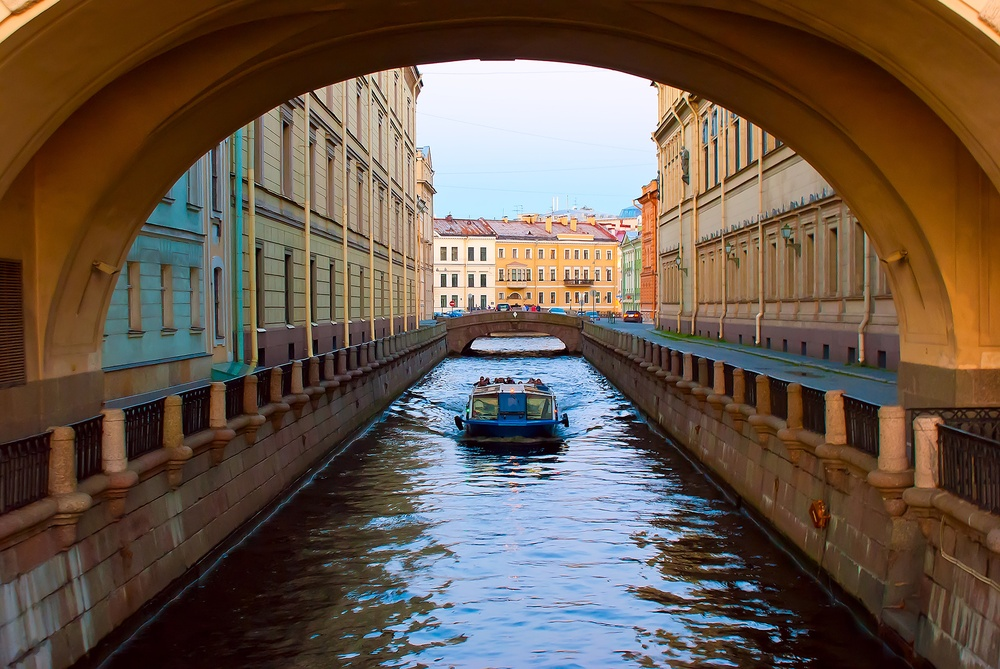
//> input picture OI-Lab1/image_1.jpg, 1000 x 669 px, shrunk from 2048 x 1371 before the run; the run also reads 1 picture not shown here
$ ./Source   (built with g++ and OpenCV 4)
//> lines starting //> are read from the running program, lines starting //| are printed output that depends on the picture
#include <iostream>
#include <string>
#include <iomanip>
#include <sstream>
#include <clocale>
#include <opencv2/highgui/highgui_c.h>
#include <opencv2/core/core.hpp>
#include <opencv2/imgproc/imgproc.hpp>
#include <opencv2/highgui/highgui.hpp>
#include <opencv2/videoio.hpp>
using namespace std;
using namespace cv;

double calcMse(const Mat& im1, const Mat& im2);
double getPSNR(const Mat& I1, const Mat& I2);
Mat gray_Conv(Mat& res_Mat);
Mat bgrToHsv(Mat& myBgr);
Mat hsvToBgr(Mat& myHsv);
Mat ChangeBrightness(Mat& img, int value);

int main(int argc, char* argv[]) {
	const Mat image_Ref = imread("image_1.jpg");
//> image_Ref is the input picture: 669 rows x 1000 cols, CV_8UC3; mean B, G, R 75, 88.1, 104.6
	Mat image_Without_Ref = imread("image_2.jpg");
	const Mat both_Image;


	namedWindow("DEFAULT_PICTURES");
	imshow("DEFAULT_PICTURES", image_Ref);
	waitKey(0);
	cvDestroyWindow("DEFAULT_PICTURES");

	namedWindow("MY_BGR_TO_GRAY");
	Mat res_1;
	image_Ref.copyTo(res_1);
	long double t1_my_gray = clock();
	Mat res = gray_Conv(res_1);
//> after the loop in gray_Conv, `for (int i = 0; i < res_Mat.rows; i++)`:
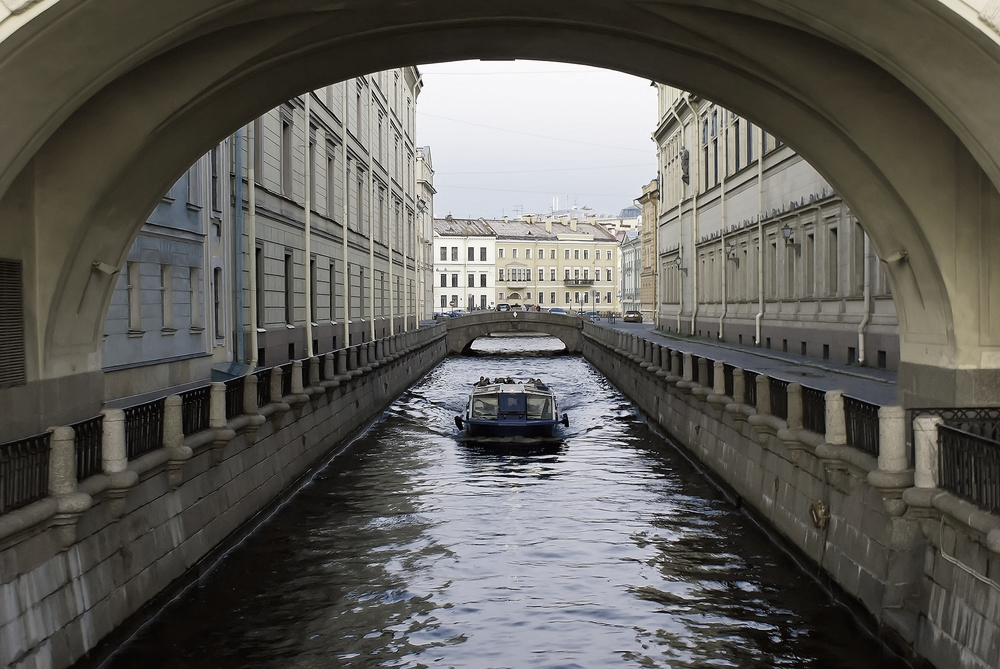
//> res_Mat: 669 rows x 1000 cols, CV_8UC3; mean B, G, R 88.9, 93.5, 95.4
	long double t2_my_gray = clock();
	t2_my_gray -= t1_my_gray;
	cout << "Clock_of_MY_BGR_TO_GRAY: " << setprecision(15) << t2_my_gray / CLOCKS_PER_SEC << endl;
	imshow("MY_BGR_TO_GRAY", res);
	waitKey(0);
	cvDestroyWindow("MY_BGR_TO_GRAY");

	namedWindow("BGR_TO_GRAY");
	Mat gray_image;
	Mat gray_image_2;
	long double t1_cv_gray = clock();
	cvtColor(image_Ref, gray_image, COLOR_BGR2GRAY);
	long double t2_cv_gray = clock();
	cvtColor(gray_image, gray_image_2, COLOR_GRAY2BGR);
	t2_cv_gray -= t1_cv_gray;
	cout << "Clock_of_CV_BGR_TO_GRAY: " << setprecision(15) << t2_cv_gray / CLOCKS_PER_SEC << endl;
	imshow("BGR_TO_GRAY", gray_image_2);
	waitKey(0);
	cvDestroyWindow("BGR_TO_GRAY");

	namedWindow("MY_BGR_TO_HSV");
	Mat myBgrToHsv;
	Mat res_2; image_Ref.copyTo(res_2);
	long double t1_my_bgr2hsv = clock();
	myBgrToHsv = bgrToHsv(res_2);
//> in bgrToHsv, `myBgr.forEach<Vec3b>([](Vec3b& p, const int* pos) { int b = p[0]; int ..`:
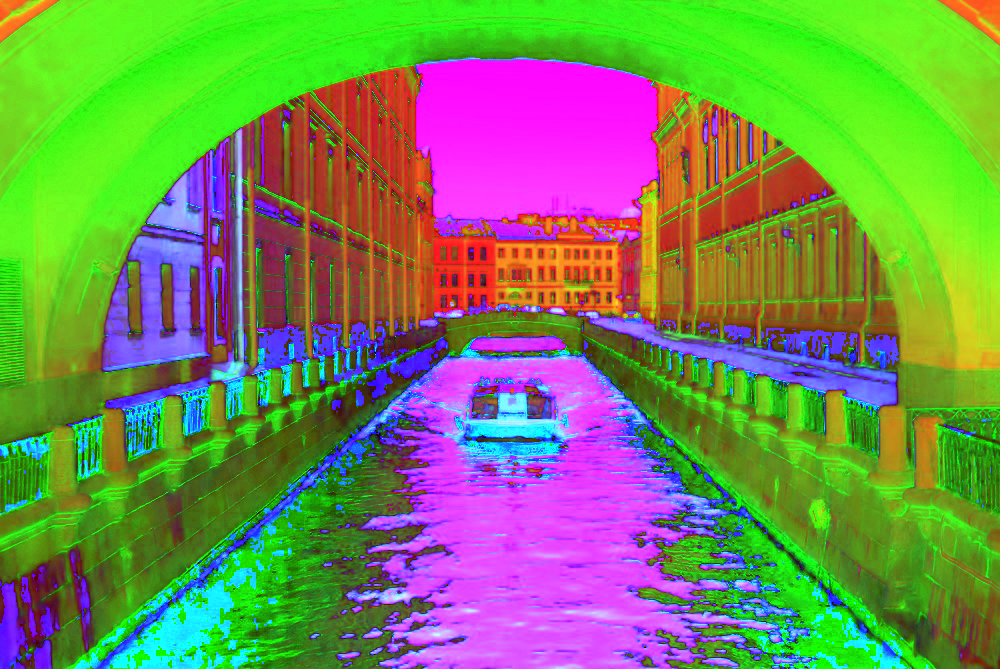
//> myBgr: 669 rows x 1000 cols, CV_8UC3; mean B, G, R 88.6, 139.2, 115.9
	long double t2_my_bgr2hsv = clock();
	t2_my_bgr2hsv -= t1_my_bgr2hsv;
	cout << "Clock_of_MY_BGR_TO_HSV: " << setprecision(15) << t2_my_bgr2hsv / CLOCKS_PER_SEC << endl;
	imshow("MY_BGR_TO_HSV", myBgrToHsv);
	waitKey(0);
	cvDestroyWindow("MY_BGR_TO_HSV");

	namedWindow("MY_HSV_TO_BGR");
	Mat myHsvToBgr;
	Mat res_3; myBgrToHsv.copyTo(res_3);
	long double t1_my_hsv2bgr = clock();
	myHsvToBgr = hsvToBgr(res_3);
//> in hsvToBgr, `myHsv.forEach<Vec3b>([](Vec3b& p, const int* pos) { double H = p[0]; d..`:
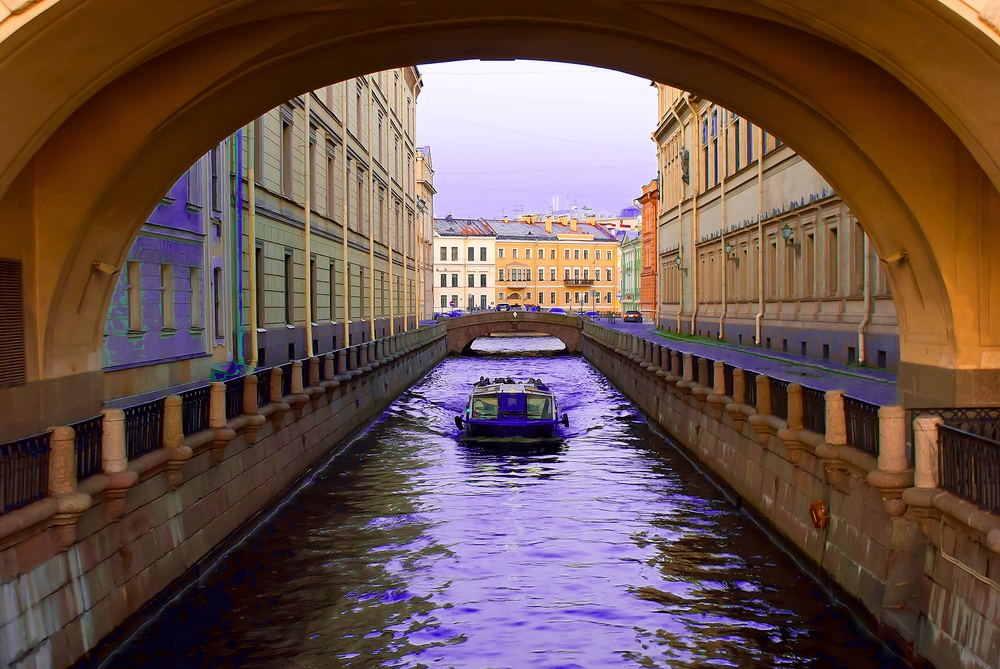
//> myHsv: 669 rows x 1000 cols, CV_8UC3; mean B, G, R 75.7, 82.6, 106.7
	long double t2_my_hsv2bgr = clock();
	t2_my_hsv2bgr -= t1_my_hsv2bgr;
	cout << "Clock_of_MY_HSV_TO_BGR: " << setprecision(15) << t2_my_hsv2bgr / CLOCKS_PER_SEC << endl;
	imshow("MY_HSV_TO_BGR", myHsvToBgr);
	waitKey(0);
	cvDestroyWindow("MY_HSV_TO_BGR");

	namedWindow("BGR_TO_HSV");
	Mat BgrToHsv;
	Mat res_4; image_Ref.copyTo(res_4);
	long double t1_bgr2hsv = clock();
	cvtColor(res_4, BgrToHsv, CV_BGR2HSV);
//> BgrToHsv: 669 rows x 1000 cols, CV_8UC3; mean H, S, V 42.1, 139.2, 115.9
	long double t2_bgr2hsv = clock();
	t2_bgr2hsv -= t1_bgr2hsv;
	cout << "Clock_of_BGR_TO_HSV: " << setprecision(15) << t2_bgr2hsv / CLOCKS_PER_SEC << endl;
	imshow("BGR_TO_HSV", BgrToHsv);
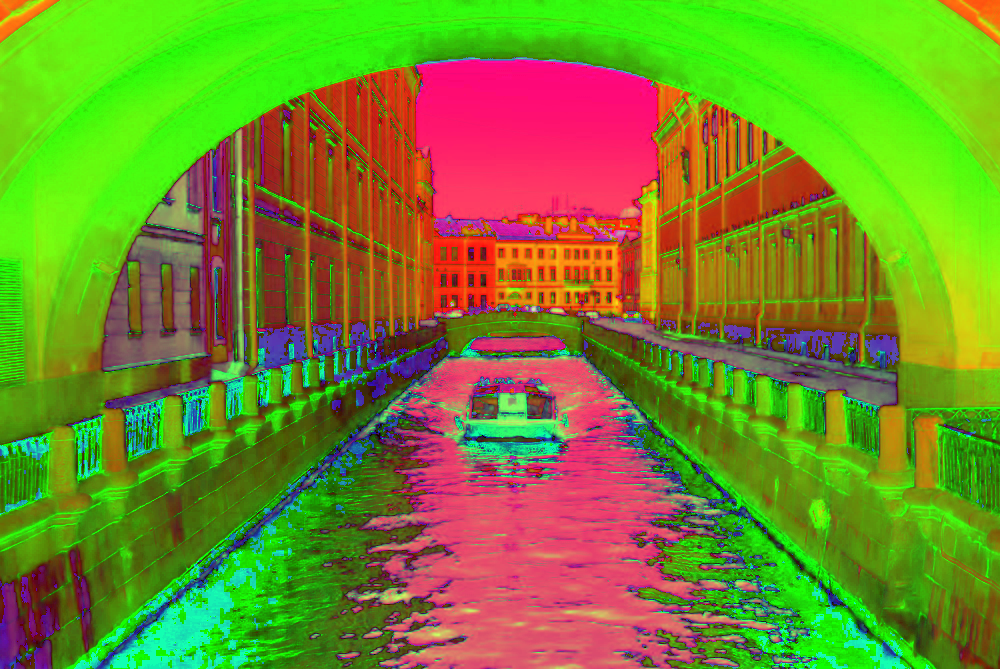
//> window 'BGR_TO_HSV': 669 rows x 1000 cols, CV_8UC3; mean B, G, R 42.1, 139.2, 115.9
	waitKey(0);
	cvDestroyWindow("BGR_TO_HSV");

	namedWindow("HSV_TO_BGR");
	Mat HsvToBgr;
	Mat res_5; BgrToHsv.copyTo(res_5);
	long double t1_hsv2bgr = clock();
	cvtColor(res_5, HsvToBgr, CV_HSV2BGR);
	long double t2_hsv2bgr = clock();
	t2_hsv2bgr -= t1_hsv2bgr;
	cout << "Clock_of_HSV_TO_BGR: " << setprecision(15) << t2_hsv2bgr / CLOCKS_PER_SEC << endl;
	imshow("HSV_TO_BGR", HsvToBgr);
	waitKey(0);
	cvDestroyWindow("HSV_TO_BGR");

	namedWindow("CHANGE_BRIGHTNESS_BGR");
	Mat chBrthBgr;
	Mat res_6; image_Ref.copyTo(res_6);
	long double t1_chBrth_bgr = clock();
	chBrthBgr = ChangeBrightness(res_6, 2);
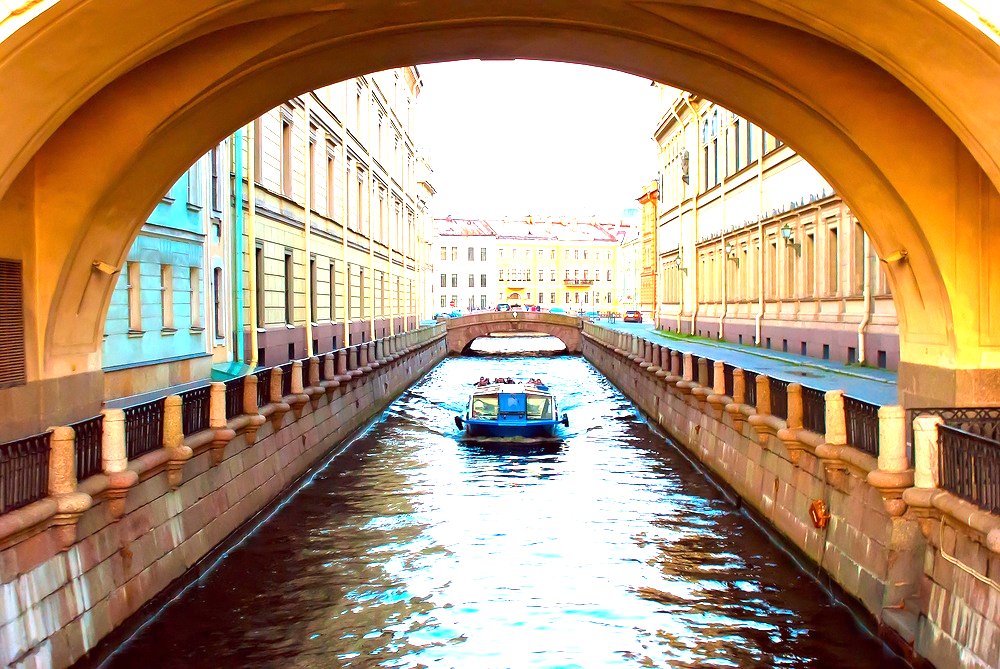
//> chBrthBgr: 669 rows x 1000 cols, CV_8UC3; mean B, G, R 114.9, 146, 177.4
	long double t2_chBrth_bgr = clock();
	t2_chBrth_bgr -= t1_chBrth_bgr;
	cout << "Clock_of_CHANGE_BRIGHTNESS_BGR: " << setprecision(15) << t2_chBrth_bgr / CLOCKS_PER_SEC << endl;
	imshow("CHANGE_BRIGHTNESS_BGR", chBrthBgr);
	waitKey(0);
	cvDestroyWindow("CHANGE_BRIGHTNESS_BGR");

	namedWindow("CHANGE_BRIGHTNESS_HSV");
	Mat chBrthHsv;
	Mat res_7; myBgrToHsv.copyTo(res_7);
	long double t1_chBrth_hsv = clock();
	chBrthHsv = ChangeBrightness(res_7, 2);
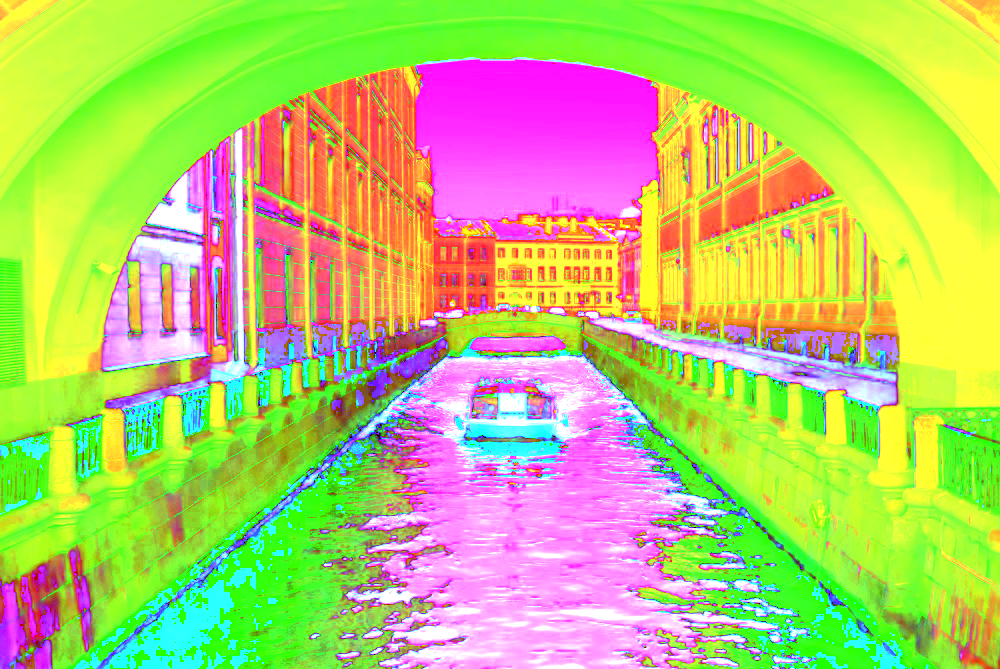
//> chBrthHsv: 669 rows x 1000 cols, CV_8UC3; mean B, G, R 109.4, 199.3, 183.8
	long double t2_chBrth_hsv = clock();
	t2_chBrth_hsv -= t1_chBrth_hsv;
	cout << "Clock_of_CHANGE_BRIGHTNESS_HSV: " << setprecision(15) << t2_chBrth_hsv / CLOCKS_PER_SEC << endl;
	imshow("CHANGE_BRIGHTNESS_HSV", chBrthHsv);
	waitKey(0);
	cvDestroyWindow("CHANGE_BRIGHTNESS_HSV");

	double ans = getPSNR(image_Ref, image_Without_Ref);
//> in calcMse, `ans += sum((im1 - im2).mul(im1 - im2))[0];`: ans = 0
//> ans = 48.13
	cout << "MY_PICTURES: " << ans << endl;
//| MY_PICTURES: 48.1308036086791
	double ans_2 = getPSNR(res, gray_image_2);
//> ans_2 = 29.45
	cout << "BGR_TO_GRAY: " << ans_2 << endl;
//| BGR_TO_GRAY: 29.4510253104016
	double ans_3 = getPSNR(chBrthBgr, chBrthHsv);
//> ans_3 = 25.63
	cout << "CHANGE_BRIGHTNESS: " << ans_3 << endl;
//| CHANGE_BRIGHTNESS: 25.6321953673704
	cout << "DIFFERENCE_OF_TIME_OF_MY_AND_CV_BGR_TO_GRAY: " << setprecision(15) << (max(t2_my_gray, t2_cv_gray) - min(t2_my_gray, t2_cv_gray)) / CLOCKS_PER_SEC << endl;
	cout << "DIFFERENCE_OF_TIME_OF_MY_AND_CV_BGR_TO_HSV: " << setprecision(15) << (max(t2_my_bgr2hsv, t2_bgr2hsv) - min(t2_my_bgr2hsv, t2_bgr2hsv)) / CLOCKS_PER_SEC << endl;
	cout << "DIFFERENCE_OF_TIME_OF_MY_AND_CV_HSV_TO_BGR: " << setprecision(15) << (max(t2_my_hsv2bgr, t2_hsv2bgr) - min(t2_my_hsv2bgr, t2_hsv2bgr)) / CLOCKS_PER_SEC << endl;
	cout << "DIFFERENCE_OF_TIME_OF_BRTHN_HSV_AND_BGR: " << setprecision(15) << (max(t2_chBrth_hsv, t2_chBrth_bgr) - min(t2_chBrth_hsv, t2_chBrth_bgr)) / CLOCKS_PER_SEC << endl;

	waitKey(0);
	return 0;
}


double calcMse(const Mat& im1, const Mat& im2) {
	double ans = 0;
	int height = im1.rows;
	int width = im2.cols;
	int N = height * width;
	ans += sum((im1 - im2).mul(im1 - im2))[0];
	ans += sum((im1 - im2).mul(im1 - im2))[1];
	ans += sum((im1 - im2).mul(im1 - im2))[2];
	return ans / N;
}
double getPSNR(const Mat& I1, const Mat& I2)
{
	double M = 255;
	double MSE = calcMse(I1, I2);
	if (MSE == 0) {
		cout << "psnr:   " << "Identical pictures!!!" << endl;
		return 10.0 * log10(M * M);
	}
	else {
		return 10.0 * log10(M * M / MSE);
	}
}

double CalcMod(double a, int b) {
	return a - floor(a / b) * b;
}

Mat gray_Conv(Mat& res_Mat) {

	for (int i = 0; i < res_Mat.rows; i++) {
		for (int j = 0; j < res_Mat.cols; j++) {
			res_Mat.at<Vec3b>(i, j)[0] = (res_Mat.at<Vec3b>(i, j)[0] + res_Mat.at<Vec3b>(i, j)[1] + res_Mat.at<Vec3b>(i, j)[2]) / 3;
			res_Mat.at<Vec3b>(i, j)[1] = (res_Mat.at<Vec3b>(i, j)[0] + res_Mat.at<Vec3b>(i, j)[1] + res_Mat.at<Vec3b>(i, j)[2]) / 3;
			res_Mat.at<Vec3b>(i, j)[2] = (res_Mat.at<Vec3b>(i, j)[0] + res_Mat.at<Vec3b>(i, j)[1] + res_Mat.at<Vec3b>(i, j)[2]) / 3;
		}
	}
	return res_Mat;
}

Mat bgrToHsv(Mat& myBgr) {
	myBgr.forEach<Vec3b>([](Vec3b& p, const int* pos) {
		int b = p[0];
		int g = p[1];
		int r = p[2];
		double bb = (double)b / 255.0;
		double gg = (double)g / 255.0;
		double rr = (double)r / 255.0;
		double Cmax = max({ bb,gg,rr });
		double Cmin = min({ bb,gg,rr });
		double d = Cmax - Cmin;
		double H, S, V;
		double qwe = CalcMod((gg - bb) / d, 6);
		if (d == 0) H = 0;
		else if (Cmax == rr) H = 60 * qwe;
		else if (Cmax == gg) H = 60 * (((bb - rr) / d) + 2);
		else if (Cmax == bb) H = 60 * (((bb - rr) / d) + 4);
		if (Cmax == 0) S = 0;
		else S = d / Cmax;
		V = Cmax;
		Vec3d hsv = Vec3d(H, S * 255.0, V * 255.0);
		p = hsv;
	});
	return myBgr;
}

Mat hsvToBgr(Mat& myHsv) {
	myHsv.forEach<Vec3b>([](Vec3b& p, const int* pos) {
		double H = p[0];
		double S = p[1] / 255.0;
		double V = p[2] / 255.0;
		double C = V * S;
		double X = C * (1 - abs(CalcMod(H / 60, 2) - 1));
		double m = V - C;
		double h = H;

		Vec3d bgr;
		if (h >= 0 && h < 60)		bgr = Vec3d(0, X, C);
		if (h >= 60 && h < 120)		bgr = Vec3d(0, C, X);
		if (h >= 120 && h < 180)	bgr = Vec3d(X, C, 0);
		if (h >= 180 && h < 240)	bgr = Vec3d(C, X, 0);
		if (h >= 240 && h < 300)	bgr = Vec3d(C, 0, X);
		if (h >= 300 && h < 360)	bgr = Vec3d(X, 0, C);

		bgr[0] = (bgr[0] + m) * 255;
		bgr[1] = (bgr[1] + m) * 255;
		bgr[2] = (bgr[2] + m) * 255;
		p = bgr;
	});
	return myHsv;
}

Mat ChangeBrightness(Mat& img, int value) {
	return img * value;
}
